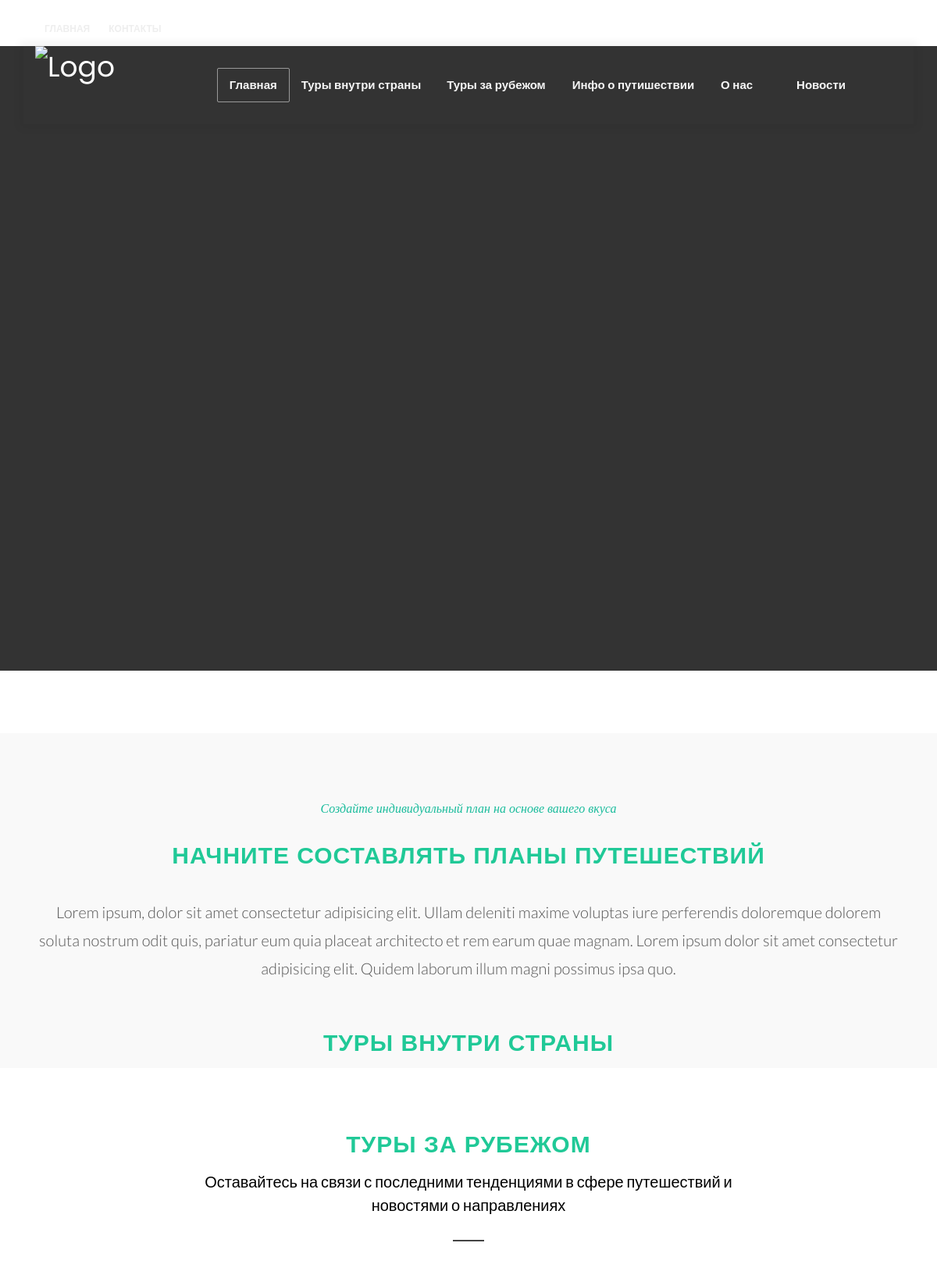
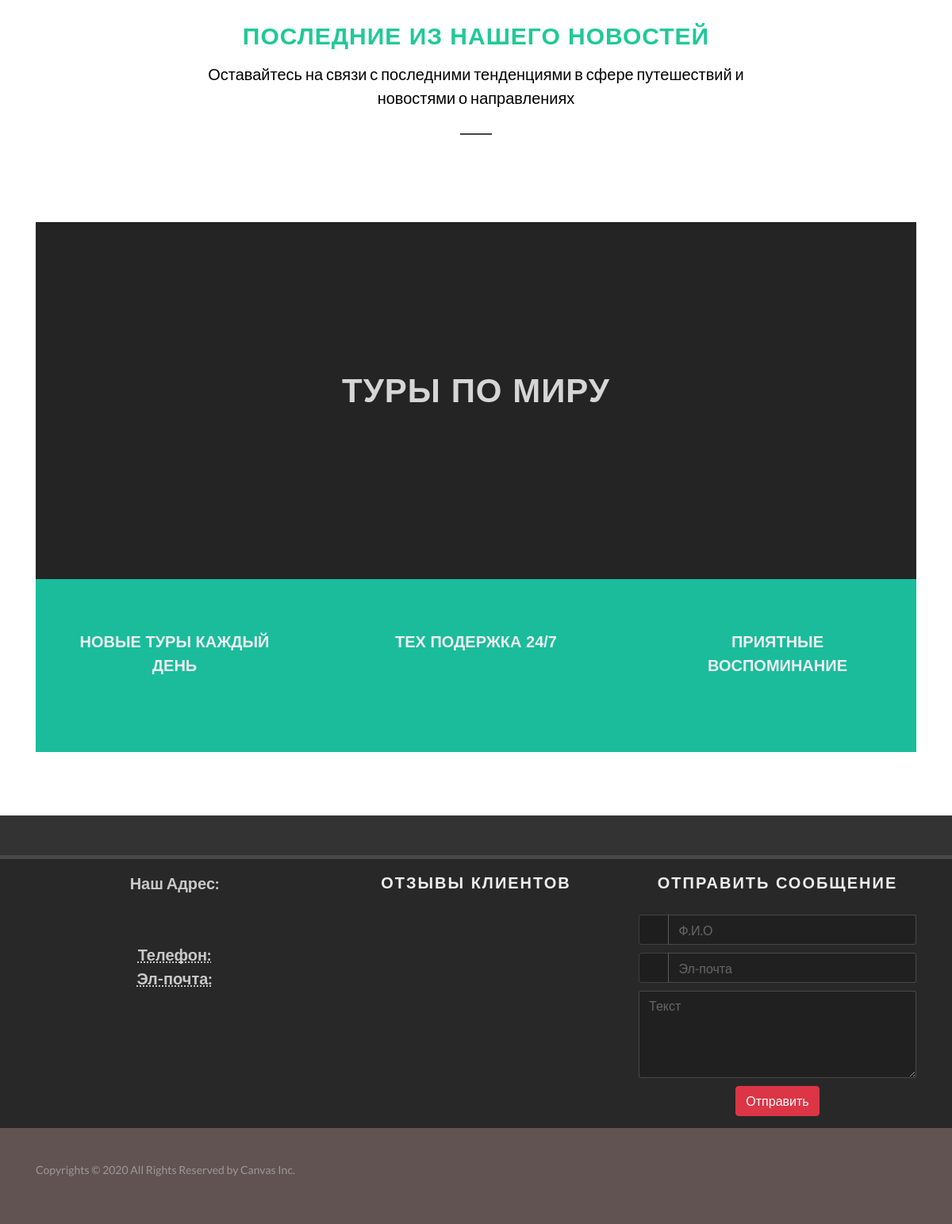
/, run on an earlier commit of the app's database (2 pictures, top to bottom).
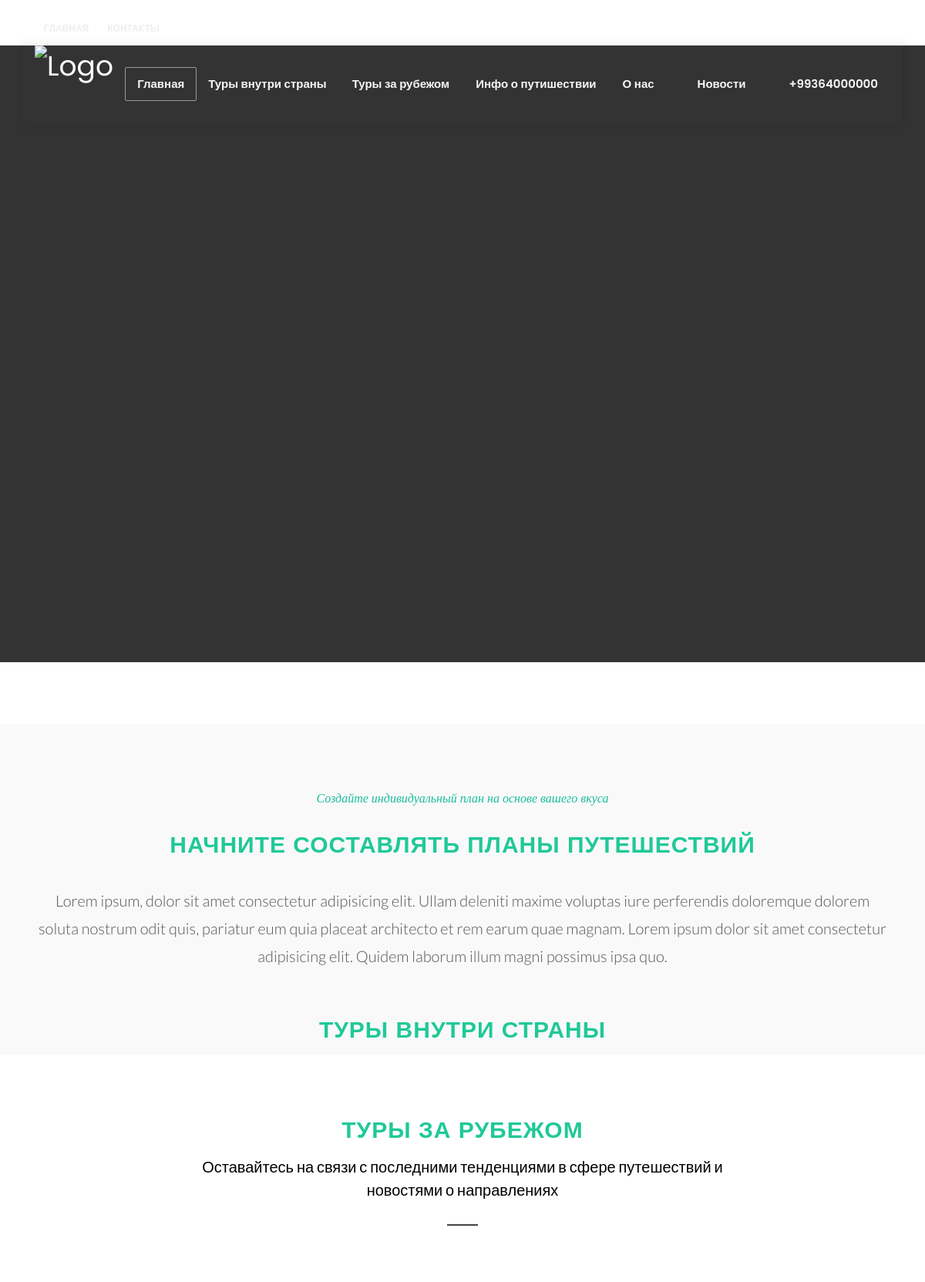
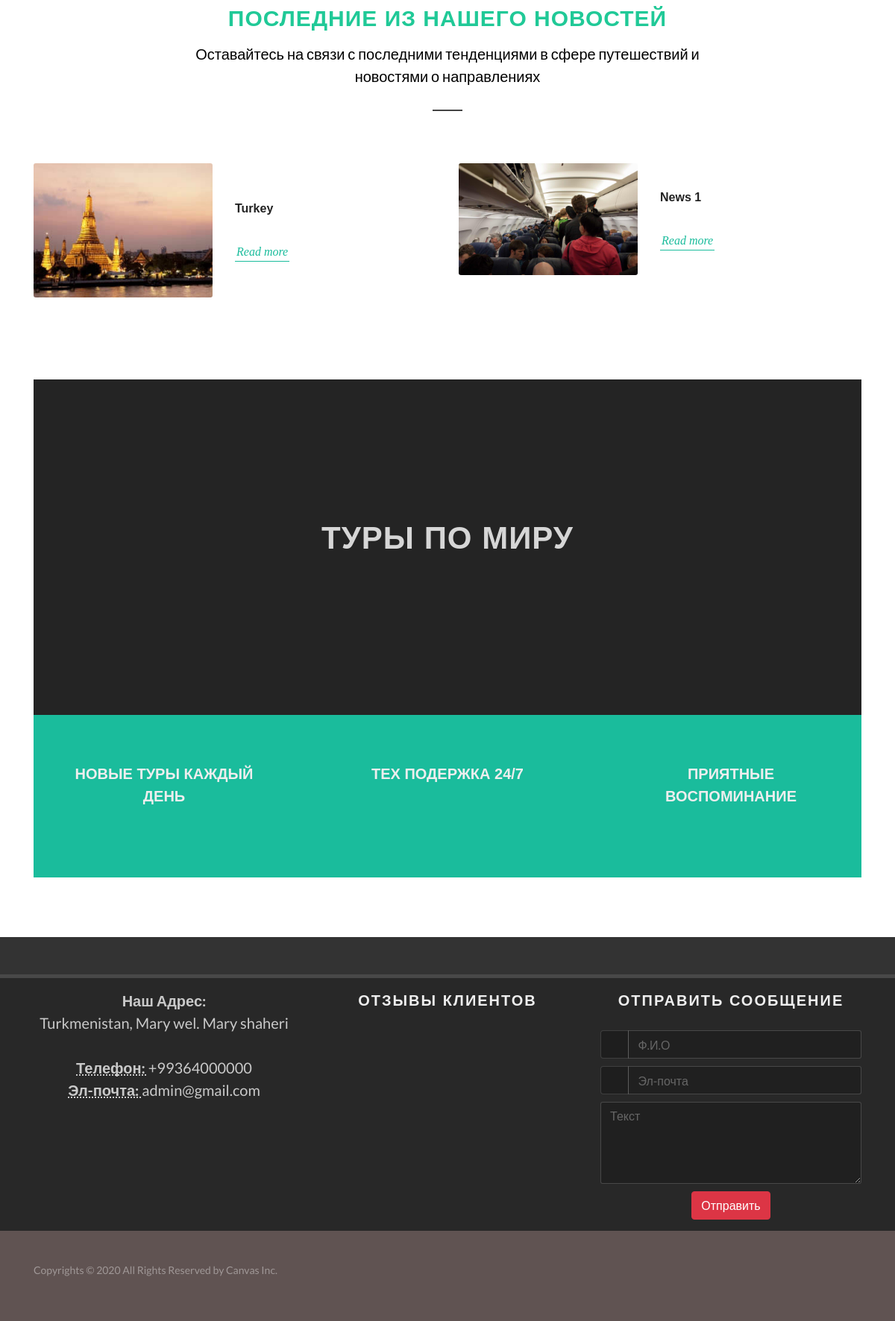
And on a later commit of the database (2 pictures, top to bottom).
### tours/models.py (models this page shows, shortened)
class Contacts(models.Model):
    address = models.CharField(max_length=255)
    location = models.TextField()
    phone = models.CharField(max_length=20)
    email = models.EmailField(max_length=255, unique=True)
    facebook = models.CharField(max_length=255, blank=True, null=True)
    telegram = models.CharField(max_length=255, blank=True, null=True)
    whatsapp = models.CharField(max_length=255, blank=True, null=True)
    instagram = models.CharField(max_length=255, blank=True, null=True)
    vk = models.CharField(max_length=255, blank=True, null=True)
    class Meta:
        verbose_name_plural = "Контакты"

class News(models.Model):
    name = models.CharField(max_length=255)
    image = models.ImageField(upload_to="news_image/")
    description = models.TextField()
    created = models.DateTimeField(auto_now_add=True)
    updated = models.DateTimeField(auto_now=True)
    class Meta:
        verbose_name_plural = "Новости"
        ordering = ("-updated",)

### tours/views.py (the view, shortened to what this page needs)
# urls.py: path("", views.homepage, name="homepage"),
def homepage(request):
    tour_inside = TourInCountry.objects.all()[:4]
    tour_outside = TourOutCountry.objects.all()[:4]
    banner = BannerHomePage.objects.all()
    news = News.objects.all()[:4]
    feedback = None
    context = {
        "tour_inside": tour_inside,
        "tour_outside":tour_outside,
        "banner": banner,
        "contacts":contact,
        "feedbacks":feedbacks,
        "news":news,
    }
    return render(request, "index.html", context)

### tours/context_processors.py (called while the page is built)
def countries(request):
    return {
        "countries":Country.objects.all()
    }

### templates/index.html (shortened to what this page needs)
{% extends 'base.html' %}
{% load static %}
{% block content %}
<section id="slider"
	class="slider-element slider-parallax swiper_wrapper min-vh-60 min-vh-md-100 include-header include-topbar">
	<div class="slider-inner">
		<div class="fslider h-100 position-absolute" data-speed="3000" data-pause="7500" data-animation="fade"
			data-arrows="false" data-pagi="false" style="background-color: #333;">
			<div class="flexslider">
			</div>
		</div>
	</div>
</section>
<section id="content">
	<div class="content-wrap">
		<div class="section topmargin-lg footer-stick">
			<div class="container center clearfix">
				<div class="heading-block bottommargin-sm border-bottom-0">
					<span class="before-heading color">
						Создайте индивидуальный план на основе вашего вкуса</span>
					<h2>
						Начните составлять планы путешествий</h2>
				</div>
				<p class="lead">Lorem ipsum, dolor sit amet consectetur adipisicing elit. Ullam deleniti maxime
					voluptas iure perferendis doloremque dolorem soluta nostrum odit quis, pariatur eum quia
					placeat architecto et rem earum quae magnam. Lorem ipsum dolor sit amet consectetur
					adipisicing elit. Quidem laborum illum magni possimus ipsa quo.</p>
			</div>
		</div>
		<div class="container clearfix">
			<div class="heading-block center border-bottom-0">
				<h2>
					Туры внутри страны</h2>
			</div>
		</div>
		<section id="content" style="margin-top: 5%;">
			<div class="content-wrap pb-0">
				<div class="container">
					<div class="heading-block center">
						<h2>
							Туры за рубежом </h2>
						<span>Оставайтесь на связи с последними тенденциями в сфере путешествий и новостями о
							направлениях</span>
					</div>
				</div>
			</div>
		</section>
	</div>
	<div class="container">
		<div class="heading-block center">
			<h2>
				ПОСЛЕДНИЕ ИЗ НАШЕГО НОВОСТЕЙ</h2>
			<span>Оставайтесь на связи с последними тенденциями в сфере путешествий и новостями о
				направлениях</span>
		</div>
		<div class="row posts-md col-mb-50">
			{% for news in news %}
			<div class="entry col-md-6">
				<div class="grid-inner row align-items-center">
					<div class="col-lg-6">
						<div class="entry-image mb-0">
							<a href="{% url 'news_detail' news.id %}"><img src="{{news.image.url}}" alt="Paris"></a>
						</div>
					</div>
					<div class="col-lg-6 mt-3 mt-lg-0">
						<div class="entry-title title-xs nott">
							<h3><a href="{% url 'news_detail' news.id %}">{{news.name}}</a></h3>
						</div>
						<div class="entry-content">
							<a href="{% url 'news_detail' news.id %}" class="more-link">Read more</a>
						</div>
					</div>
				</div>
			</div>
			{% endfor %}
		</div>
	</div>
	<div class="container">
		<section id="content">
			<div class="content-wrap">
				<div class="section parallax mb-0 border-0 dark" style="height: 450px; padding: 120px 0;">
					<div class="vertical-middle center" style="z-index: 2;">
						<div class="container clearfix" data-animate="fadeInUp">
							<div class="heading-block border-bottom-0 mb-0">
								<h2 style="font-size: 42px;">ТУРЫ ПО МИРУ
								</h2>
							</div>
						</div>
					</div>
					<div class="video-wrap" style="z-index: 1;">
						<div class="video-overlay" style="background-color: rgba(0,0,0,0.1);"></div>
					</div>
				</div>
				<div class="row bottommargin-lg align-items-stretch">
					<div class="col-lg-4 dark col-padding overflow-hidden" style="background-color: #1abc9c;">
						<div>
							<h3 class="text-uppercase" style="font-weight: 600;">Новые туры каждый день</h3>
							<i class="icon-bulb bgicon"></i>
						</div>
					</div>
					<div class="col-lg-4 dark col-padding overflow-hidden" style="background-color: #1abc9c;">
						<div>
							<h3 class="text-uppercase" style="font-weight: 600;">Тех подержка 24/7</h3>
							<i class="icon-cog bgicon"></i>
						</div>
					</div>
					<div class="col-lg-4 dark col-padding overflow-hidden" style="background-color: #1abc9c;">
						<div>
							<h3 class="text-uppercase" style="font-weight: 600;">Приятные воспоминание</h3>
							<i class="icon-thumbs-up bgicon"></i>
						</div>
					</div>
				</div>
			</div>
		</section>
	</div>
</section>
{% endblock %}

### templates/base.html (shortened to what the changed rows need)
{% load static %}
<!DOCTYPE html>
<html dir="ltr" lang="en-US">
<head>
<link rel="stylesheet" href="{% static 'css/bootstrap.css' %}" type="text/css" />
<link rel="stylesheet" href="{% static 'css/style.css' %}" type="text/css" />
<link rel="stylesheet" href="{% static 'css/dark.css' %}" type="text/css" />
<link rel="stylesheet" href="{% static 'demos/travel/travel.css' %}" type="text/css" />
<link rel="stylesheet" href="{% static 'css/components/datepicker.css' %}" type="text/css" />
<link rel="stylesheet" href="{% static 'css/font-icons.css' %}" type="text/css" />
<link rel="stylesheet" href="{% static 'css/animate.css' %}" type="text/css" />
<link rel="stylesheet" href="{% static 'css/magnific-popup.css' %}" type="text/css" />
<link rel="stylesheet" href="{% static 'css/custom.css' %}" type="text/css" />
<link rel="stylesheet" href="{% static 'css/colors.php?color=AC4147' %}" type="text/css" />
<link rel="stylesheet" href="{% static 'css/seo.css' %}">
</head>
<body class="stretched">
    <div id="wrapper" class="clearfix">
        <header id="header" class="transparent-header dark" data-sticky-class="not-dark"
            data-responsive-class="not-dark" data-menu-padding="28">
            <div id="header-wrap">
                <div class="container">
                    <div class="header-row">
                        <nav class="primary-menu style-4 menu-spacing-margin">
                            <ul class="menu-container">
                                {% url 'homepage' as homepage %}
                                    {% url 'inside_tours' as inside_tours %}
                                    {% url 'outside_tours' as outside_tours %}
                                {% url 'tour_information' as tour_information %}
                                {% url 'about_company' as about_company %}
                                {% url 'about_country' as about_country %}
                                {% url 'news' as news_list %}
                                <li class="menu-item"><a class="menu-link" href="TEL:+99363071234">
                                        <div><i class="icon-phone3"></i>{{contacts.phone}}</div>
                                    </a></li>
                            </ul>
                        </nav>
                    </div>
                </div>
            </div>
        </header>
        {% block content %}
        {% endblock %}
        <footer id="footer" class="dark">
            <div class="container">
                <div class="footer-widgets-wrap">
                    <div class="row col-mb-50">
                        <div class="col-md-6 col-lg-4">
                            <div class="widget clearfix">
                                <div
                                    style="background: url('{% static 'images/world-map.png' %}') no-repeat center center; background-size: 100%;">
                                    <address>
                                        <strong>Наш Адрес:</strong><br>
                                        <a href="{{contacts.location}}" target="_blank">{{contacts.address}}</a><br>
                                    </address>
                                    <abbr title="Phone Number"><strong>Телефон: </strong></abbr>{{contacts.phone}}<br>
                                    <abbr title="Email Address"><strong>Эл-почта: </strong></abbr>{{contacts.email}}
                                </div>
                            </div>
                        </div>
                    </div>
                </div>
            </div>
        </footer>
    </div>
</body>
</html>

What changed in the data, as far as the page shows it:
added Contacts: phone "+99364000000", address "Turkmenistan, Mary wel. Mary shaheri", email "admin@gmail.com"
added News: image (picture), name "Turkey"
added News: image (picture), name "News 1"
